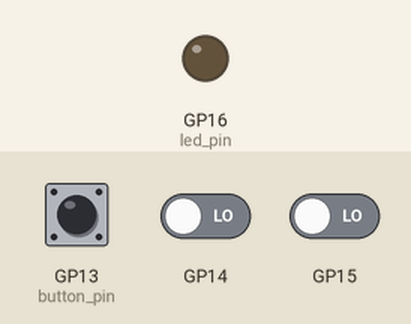
Bench run of a program on a simulated Raspberry Pi Pico running MicroPython. Shown: output pins drawn as LEDs (lit = HIGH). The inputs (shaded band) are chosen by the test bench; at power-on: GP13 (button_pin) LOW, GP14 LOW, GP15 LOW.

Above: at 1.2 s.
1.3 s: GP13 (button_pin) pulled HIGH for 0.15 s
At 2.1 s:
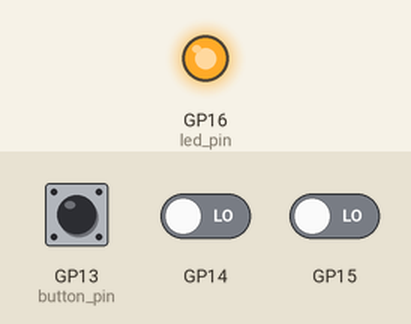
2.9 s: GP13 (button_pin) pulled HIGH for 1 s
At 3.3 s:
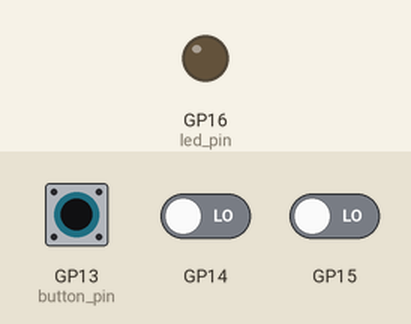
5.4 s: GP13 (button_pin) pulled HIGH for 3.2 s
At 6.4 s:
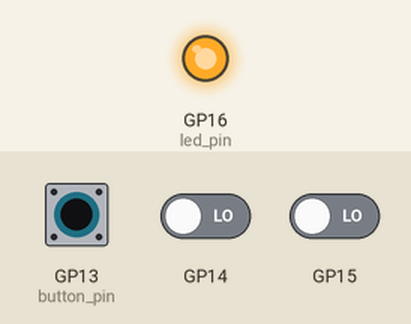
Timing chart, 0 to 8.4 s (numbered marks = the images above; inputs shaded):
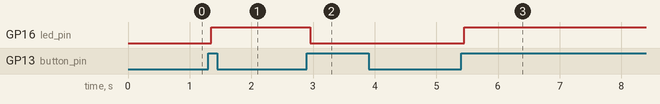

The program:

PW_104_IRQ_3Handlers.py
```python
'''

'''
'''
import rp2
from machine import Pin
import time

# Define PIO program for the button to trigger an interrupt on SM0
@rp2.asm_pio()
def button_irq():
    wrap_target()
    label('readAgain')
    mov(isr,null) [31]
    in_(pins,3) [31]
    mov(x,isr) [31]
    jmp(not_x,'readAgain')
    set(y,0b001);
    jmp(x_not_y,'checkYellow')
    irq(block,0)
    wait(0,pin,0)
    jmp('readAgain')
    label('checkYellow')
    set(y,0b010)
    jmp(x_not_y,'checkRed')
    irq(block,1)
    wait(0,pin,1)
    jmp('readAgain')
    label('checkRed')
    irq(block,2)
    wait(0,pin,2)
    wrap()

# Define PIO program for the LED control on SM1
@rp2.asm_pio(out_init=rp2.PIO.OUT_LOW)
def led_control1():
    set(x, 0b00000)         # Initialize X register to 0 (LED off initially)
    wrap_target()
    wait(1, irq, 0)   # Wait for interrupt 0 to be set
    mov(x, invert(x)) # Invert X register to toggle state
    mov(pins,x)
    irq(clear, 0)     # Clear the interrupt to allow the next press to be handled
    wrap()
@rp2.asm_pio(out_init=rp2.PIO.OUT_LOW)
def led_control2():
    set(x, 0b00000)         # Initialize X register to 0 (LED off initially)
    wrap_target()
    wait(1, irq, 1)   # Wait for interrupt 0 to be set
    mov(x, invert(x)) # Invert X register to toggle state
    mov(pins,x)
    irq(clear, 1)     # Clear the interrupt to allow the next press to be handled
    wrap()
@rp2.asm_pio(out_init=rp2.PIO.OUT_LOW)
def led_control3():
    set(x, 0b00000)         # Initialize X register to 0 (LED off initially)
    wrap_target()
    wait(1, irq, 2)   # Wait for interrupt 0 to be set
    mov(x, invert(x)) # Invert X register to toggle state
    mov(pins,x)
    irq(clear, 2)     # Clear the interrupt to allow the next press to be handled
    wrap()
'''
# # Initialize State Machine 0 for the button (GPIO 11)
# button_pin = Pin(13, Pin.IN, Pin.PULL_DOWN)
# button_pin2 = Pin(14, Pin.IN, Pin.PULL_DOWN)
# button_pin3 = Pin(15, Pin.IN, Pin.PULL_DOWN)
# sm_button = rp2.StateMachine(0, button_irq, freq=2000, in_base=button_pin)

# # Initialize State Machine 1 for the LED (GPIO 18)
# led_pin1 = Pin(16, Pin.OUT)
# sm_led1 = rp2.StateMachine(1, led_control1, freq=2000, out_base=led_pin1)
# #
# led_pin2 = Pin(17, Pin.OUT)
# sm_led2 = rp2.StateMachine(2, led_control2, freq=2000, out_base=led_pin2)

# led_pin3 = Pin(18, Pin.OUT)
# sm_led3 = rp2.StateMachine(3, led_control3, freq=2000, out_base=led_pin3)
# #
# # Activate both state machines
# sm_button.active(1)
# sm_led1.active(1)
# sm_led2.active(1)
# sm_led3.active(1)
# while True:
#     pass
# Keep the program running
###~~~~~~~~~~mine below
import time
from machine import Pin
import rp2

@rp2.asm_pio()
def button_irq():
    wrap_target()
    label('readAgain')
    mov(isr,null)[31]
    in_(pins,3)[31]
    mov(x,isr)## isr now has the 3 button pins info 01,1-,or 11
    jmp(not_x,'readAgain')
    set(y,0b001)     ## comparing to pin 13 which is the in base  button pin
    jmp(x_not_y,'checkYellow') ## if x is not y, we will check the second in base button pin
    irq(block,0)    ## !! if x IS y then we are setting the irq to zero until it is cleared in the led_control_1 function
    wait(0,pin,0)   ##need to wait to see a zero on pin o to clear the interrupt, otherwise it will just keep cycling through led_control_1
    jmp('readAgain')
    label('checkYellow')
    wrap()

#### this is handling interrupts in the state machine
@rp2.asm_pio(out_init=rp2.PIO.OUT_LOW)
def led_control_1():
    set(x,0b00000)
    wrap_target()
    wait(1,irq,0)   ## WAIT FOR THE IRQ number 0 TO BE TRIGGERED (==1)
    nop()[31]
    mov(x,invert(x))    ## x is now 0b11111
    mov(pins,x)
    irq(clear,0)
    wrap()

## four statemachines,  one on button and 3 for the three leds
button_pin=Pin(13,Pin.IN,Pin.PULL_DOWN)
sm_button = rp2.StateMachine(0,button_irq, freq=2000, in_base=Pin(button_pin))
led_pin=Pin(16,Pin.OUT)
sm_led_1=rp2.StateMachine(1,led_control_1,freq=2000,out_base=led_pin)
# led_pin=Pin(16,Pin.OUT)
# sm_led_2=rp2.StateMachine(1,led_control_2,freq=2000,out_base=led_pin)
# led_pin=Pin(16,Pin.OUT)
# sm_led_2=rp2.StateMachine(1,led_control_2,freq=2000,out_base=led_pin)

# def button_handler(sm):
#     led_pin.value(not led_pin.value())
# sm_button.irq(button_handler)
sm_button.active(1)
sm_led_1.active(1)
try:
    while True:

        pass
except KeyboardInterrupt:
    led_pin.value(0)
    sm_button.active(0)
    sm_led_1.active(0)
    print('Done')
```

Measured:
- after the input at 1.3 s, GP16 (led_pin): LOW → HIGH after 0.05 s
- after the input at 2.9 s, GP16 (led_pin): HIGH → LOW after 0.05 s
- after the input at 5.4 s, GP16 (led_pin): LOW → HIGH after 0.05 s
